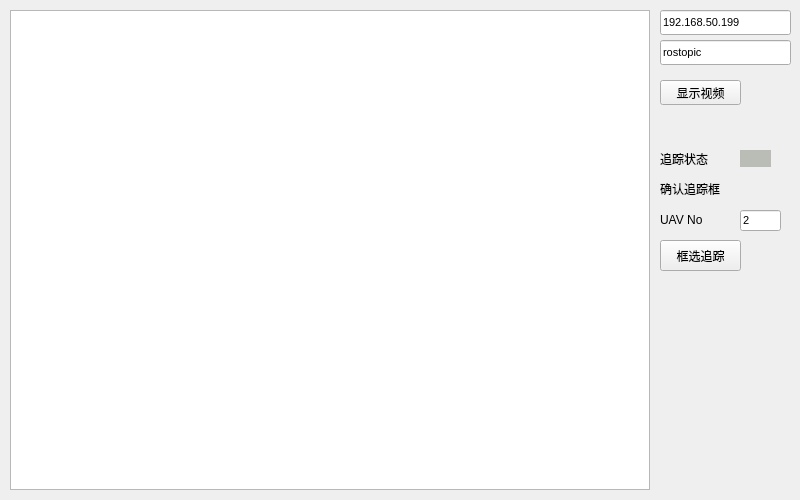
<?xml version="1.0" encoding="UTF-8"?>
<ui version="4.0">
 <class>kcfTracker_widget</class>
 <widget class="QWidget" name="kcfTracker_widget">
  <property name="geometry">
   <rect>
    <x>0</x>
    <y>0</y>
    <width>800</width>
    <height>500</height>
   </rect>
  </property>
  <property name="minimumSize">
   <size>
    <width>800</width>
    <height>500</height>
   </size>
  </property>
  <property name="windowTitle">
   <string>Form</string>
  </property>
  <widget class="QPushButton" name="kcfTrackerStart_pBtn">
   <property name="geometry">
    <rect>
     <x>660</x>
     <y>240</y>
     <width>81</width>
     <height>31</height>
    </rect>
   </property>
   <property name="text">
    <string>框选追踪</string>
   </property>
  </widget>
  <widget class="QLabel" name="kcfTracker_image_label">
   <property name="geometry">
    <rect>
     <x>10</x>
     <y>10</y>
     <width>640</width>
     <height>480</height>
    </rect>
   </property>
   <property name="text">
    <string/>
   </property>
   <property name="pixmap">
    <pixmap>../resources/images/load.png</pixmap>
   </property>
  </widget>
  <widget class="trackerQGraphicsView" name="graphicsView">
   <property name="geometry">
    <rect>
     <x>10</x>
     <y>10</y>
     <width>640</width>
     <height>480</height>
    </rect>
   </property>
  </widget>
  <widget class="QLabel" name="trackState_label">
   <property name="geometry">
    <rect>
     <x>740</x>
     <y>150</y>
     <width>31</width>
     <height>17</height>
    </rect>
   </property>
   <property name="styleSheet">
    <string notr="true">background-color: rgb(186, 189, 182);</string>
   </property>
   <property name="text">
    <string/>
   </property>
  </widget>
  <widget class="QLabel" name="label_2">
   <property name="geometry">
    <rect>
     <x>660</x>
     <y>150</y>
     <width>67</width>
     <height>17</height>
    </rect>
   </property>
   <property name="text">
    <string>追踪状态</string>
   </property>
  </widget>
  <widget class="QPushButton" name="show_video">
   <property name="geometry">
    <rect>
     <x>660</x>
     <y>80</y>
     <width>81</width>
     <height>25</height>
    </rect>
   </property>
   <property name="text">
    <string>显示视频</string>
   </property>
  </widget>
  <widget class="QLineEdit" name="lineEdit_ip">
   <property name="geometry">
    <rect>
     <x>660</x>
     <y>10</y>
     <width>131</width>
     <height>25</height>
    </rect>
   </property>
   <property name="font">
    <font>
     <pointsize>8</pointsize>
    </font>
   </property>
   <property name="text">
    <string>192.168.50.199</string>
   </property>
  </widget>
  <widget class="QLineEdit" name="lineEdit_rostopic">
   <property name="geometry">
    <rect>
     <x>660</x>
     <y>40</y>
     <width>131</width>
     <height>25</height>
    </rect>
   </property>
   <property name="font">
    <font>
     <pointsize>8</pointsize>
    </font>
   </property>
   <property name="text">
    <string>rostopic</string>
   </property>
  </widget>
  <widget class="QLabel" name="label_track_state">
   <property name="geometry">
    <rect>
     <x>660</x>
     <y>180</y>
     <width>111</width>
     <height>17</height>
    </rect>
   </property>
   <property name="text">
    <string>确认追踪框</string>
   </property>
  </widget>
  <widget class="QLineEdit" name="lineEdit_uav">
   <property name="geometry">
    <rect>
     <x>740</x>
     <y>210</y>
     <width>41</width>
     <height>21</height>
    </rect>
   </property>
   <property name="font">
    <font>
     <pointsize>8</pointsize>
    </font>
   </property>
   <property name="text">
    <string>2</string>
   </property>
  </widget>
  <widget class="QLabel" name="label_track_state_2">
   <property name="geometry">
    <rect>
     <x>660</x>
     <y>210</y>
     <width>71</width>
     <height>20</height>
    </rect>
   </property>
   <property name="text">
    <string>UAV No</string>
   </property>
  </widget>
 </widget>
 <customwidgets>
  <customwidget>
   <class>trackerQGraphicsView</class>
   <extends>QGraphicsView</extends>
   <header location="global">../../src/map_widget/include/map_widget/trackerQGraphicsView.hpp</header>
  </customwidget>
 </customwidgets>
 <resources/>
 <connections/>
</ui>
